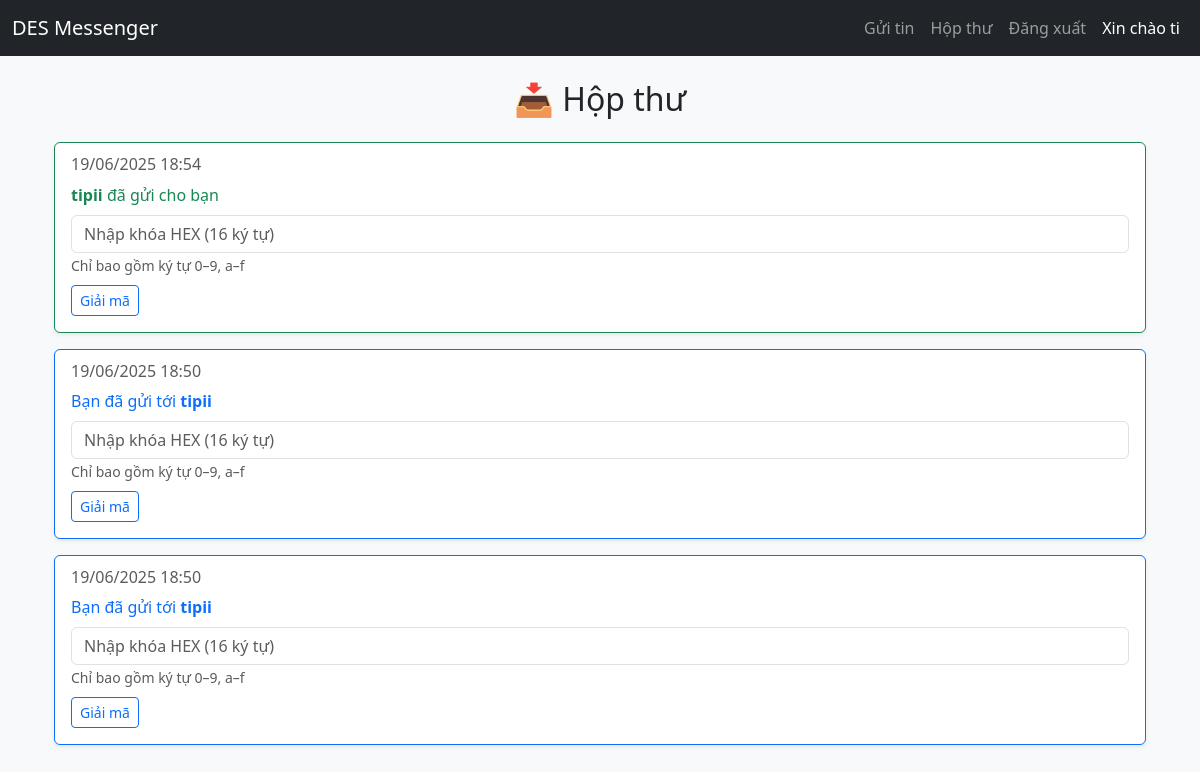
Page /inbox/ (signed in) on the earlier database version.
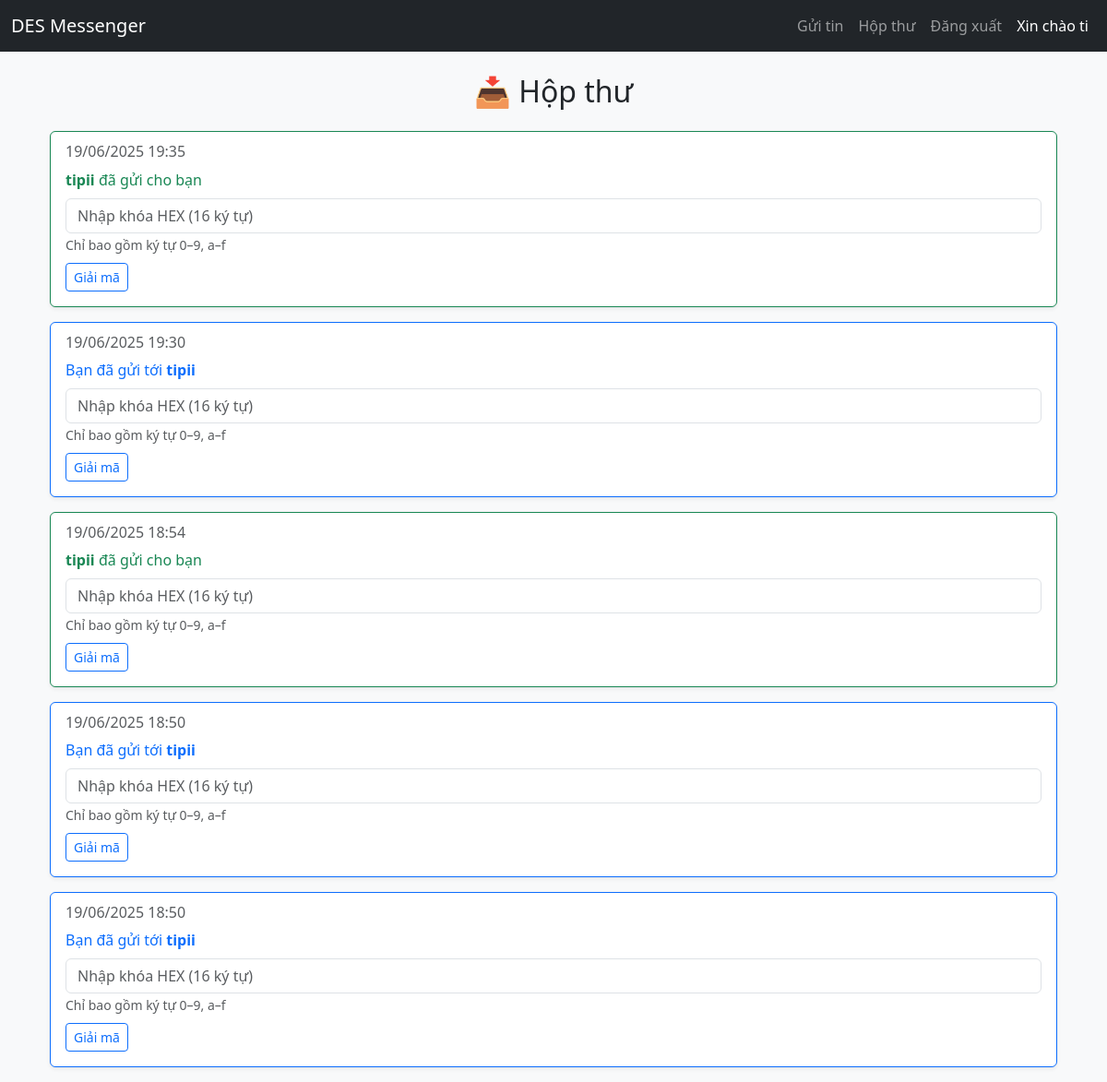
Same page on the later database version.
### messenger/models.py (models this page shows, shortened)
class Message(models.Model):
    sender = models.ForeignKey(User, related_name='sent', on_delete=models.CASCADE)
    receiver = models.ForeignKey(User, related_name='received', on_delete=models.CASCADE)
    plaintext = models.TextField(default="No plaintext")
    ciphertext = models.TextField()
    des_key = models.BinaryField()  # NEW: lưu khóa DES dạng bytes
    created_at = models.DateTimeField(auto_now_add=True)
    image_cipher = models.BinaryField(null=True, blank=True)  # Ảnh đã mã hóa

### messenger/views.py (the view, shortened to what this page needs)
# urls.py: path('inbox/', inbox_view, name='inbox'),
@login_required
def inbox_view(request):
    messages = Message.objects.filter(
        Q(sender=request.user) | Q(receiver=request.user)
    ).order_by('-created_at')
    all_messages = []
    for msg in messages:
        all_messages.append({
            'id': msg.id,
            'from': msg.sender.username,
            'to': msg.receiver.username,
            'created_at': msg.created_at,
            'ciphertext': msg.ciphertext,
            'is_sent': msg.sender == request.user,
            'has_image': msg.image_cipher is not None
        })
    context = {'messages': all_messages}
    return render(request, 'inbox.html', context)

### messenger/templates/inbox.html (shortened to what this page needs)
{% extends "base.html" %}
{% block content %}
<div class="container mt-4">
    <h2 class="mb-4 text-center">📥 Hộp thư</h2>
    {% if messages %}
        {% for msg in messages %}
            <div class="card mb-3 shadow-sm {% if msg.is_sent %}border-primary{% else %}border-success{% endif %}">
                <div class="card-body">
                    <h6 class="card-subtitle mb-2 text-muted">
                        {{ msg.created_at|date:"d/m/Y H:i" }}
                    </h6>
                    {% if msg.is_sent %}
                        <p class="card-title text-primary">
                            Bạn đã gửi tới <strong>{{ msg.to }}</strong>
                        </p>
                    {% else %}
                        <p class="card-title text-success">
                            <strong>{{ msg.from }}</strong> đã gửi cho bạn
                        </p>
                    {% endif %}
                    {% if decrypted_id == msg.id %}
                        {% if decrypted_text %}
                            <p class="card-text"><strong>Nội dung:</strong> {{ decrypted_text }}</p>
                        {% endif %}
                        {% if decrypted_image %}
                            <div class="mt-2">
                                <p><strong>Ảnh đã giải mã:</strong></p>
                                <img src="{{ decrypted_image }}" class="img-fluid rounded border" style="max-width: 300px;">
                            </div>
                        {% endif %}
                    {% else %}
                        <form method="post" class="mt-2">
                            <div class="mb-2">
                                <input type="text" name="key" class="form-control"
                                       placeholder="Nhập khóa HEX (16 ký tự)" maxlength="16"
                                       pattern="[0-9a-fA-F]{16}" required>
                                <small class="text-muted">Chỉ bao gồm ký tự 0–9, a–f</small>
                            </div>
                            <button type="submit" class="btn btn-sm btn-outline-primary">Giải mã</button>
                        </form>
                    {% endif %}
                </div>
            </div>
        {% endfor %}
    {% else %}
        <div class="alert alert-info text-center">Bạn chưa có tin nhắn nào.</div>
    {% endif %}
</div>
{% endblock %}

### messenger/templates/base.html (shortened to what this page needs)
<!DOCTYPE html>
<html lang="vi">
<head>
    <link href="https://cdn.jsdelivr.net/npm/bootstrap@5.3.0/dist/css/bootstrap.min.css" rel="stylesheet">
</head>
<body class="bg-light">
<nav class="navbar navbar-expand-lg navbar-dark bg-dark mb-4">
    <div class="container-fluid">
        <a class="navbar-brand" href="{% url 'send' %}">DES Messenger</a>
        <div class="collapse navbar-collapse">
            <ul class="navbar-nav ms-auto">
                {% if user.is_authenticated %}
                    <li class="nav-item"><a class="nav-link" href="{% url 'send' %}">Gửi tin</a></li>
                    <li class="nav-item"><a class="nav-link" href="{% url 'inbox' %}">Hộp thư</a></li>
                    <li class="nav-item"><a class="nav-link" href="{% url 'logout' %}">Đăng xuất</a></li>
                    <li class="nav-item nav-link text-white">Xin chào {{ user.username }}</li>
                {% else %}
                    <li class="nav-item"><a class="nav-link" href="{% url 'login' %}">Đăng nhập</a></li>
                    <li class="nav-item"><a class="nav-link" href="{% url 'register' %}">Đăng ký</a></li>
                {% endif %}
            </ul>
        </div>
    </div>
</nav>
<div class="container">
    {% block content %}{% endblock %}
</div>
</body>
</html>

Differences in the rows shown:
added Message: created_at "19/06/2025 19:35"
added Message: created_at "19/06/2025 19:30"
Other differences:
new list line: "tipii"
new list line: "đã gửi cho bạn  Chỉ bao gồm ký tự 0–9, a–f Giải mã"
new list line: "Bạn đã gửi tới  Chỉ bao gồm ký tự 0–9, a–f Giải mã"
